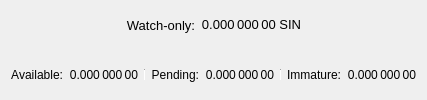
       <widget class="QWidget" name="widgetWatch" native="true">
        <layout class="QVBoxLayout" name="verticalLayout_4">
         <property name="spacing">
          <number>0</number>
         </property>
         <property name="topMargin">
          <number>0</number>
         </property>
         <property name="bottomMargin">
          <number>0</number>
         </property>
         <item>
          <widget class="QWidget" name="widgetWatchTotal" native="true">
           <layout class="QHBoxLayout" name="horizontalLayout_8">
            <property name="leftMargin">
             <number>0</number>
            </property>
            <property name="topMargin">
             <number>0</number>
            </property>
            <property name="rightMargin">
             <number>0</number>
            </property>
            <property name="bottomMargin">
             <number>0</number>
            </property>
            <item>
             <spacer name="horizontalSpacer_11">
              <property name="orientation">
               <enum>Qt::Horizontal</enum>
              </property>
              <property name="sizeHint" stdset="0">
               <size>
                <width>0</width>
                <height>20</height>
               </size>
              </property>
             </spacer>
            </item>
            <item>
             <widget class="QLabel" name="labelWatchonly">
              <property name="font">
               <font>
                <pointsize>10</pointsize>
               </font>
              </property>
              <property name="text">
               <string>Watch-only:</string>
              </property>
              <property name="alignment">
               <set>Qt::AlignRight|Qt::AlignTrailing|Qt::AlignVCenter</set>
              </property>
             </widget>
            </item>
            <item>
             <widget class="QLabel" name="labelWatchTotal">
              <property name="font">
               <font>
                <pointsize>10</pointsize>
               </font>
              </property>
              <property name="cursor">
               <cursorShape>IBeamCursor</cursorShape>
              </property>
              <property name="toolTip">
               <string>Current total balance in watch-only addresses</string>
              </property>
              <property name="text">
               <string notr="true">0.000 000 00 SIN</string>
              </property>
              <property name="alignment">
               <set>Qt::AlignRight|Qt::AlignTrailing|Qt::AlignVCenter</set>
              </property>
              <property name="textInteractionFlags">
               <set>Qt::LinksAccessibleByMouse|Qt::TextSelectableByMouse</set>
              </property>
             </widget>
            </item>
            <item>
             <spacer name="horizontalSpacer_12">
              <property name="orientation">
               <enum>Qt::Horizontal</enum>
              </property>
              <property name="sizeHint" stdset="0">
               <size>
                <width>0</width>
                <height>20</height>
               </size>
              </property>
             </spacer>
            </item>
           </layout>
          </widget>
         </item>
         <item>
          <layout class="QHBoxLayout" name="horizontalLayout_14">
           <property name="leftMargin">
            <number>0</number>
           </property>
           <property name="rightMargin">
            <number>0</number>
           </property>
           <item>
            <spacer name="horizontalSpacer_13">
             <property name="orientation">
              <enum>Qt::Horizontal</enum>
             </property>
             <property name="sizeHint" stdset="0">
              <size>
               <width>0</width>
               <height>20</height>
              </size>
             </property>
            </spacer>
           </item>
           <item>
            <widget class="QWidget" name="widgetWatchAvailable" native="true">
             <layout class="QHBoxLayout" name="horizontalLayout_9">
              <property name="leftMargin">
               <number>0</number>
              </property>
              <property name="topMargin">
               <number>0</number>
              </property>
              <property name="rightMargin">
               <number>0</number>
              </property>
              <property name="bottomMargin">
               <number>0</number>
              </property>
              <item>
               <widget class="QLabel" name="labelWatchAvailableText">
                <property name="text">
                 <string>Available:</string>
                </property>
                <property name="alignment">
                 <set>Qt::AlignRight|Qt::AlignTrailing|Qt::AlignVCenter</set>
                </property>
               </widget>
              </item>
              <item>
               <widget class="QLabel" name="labelWatchAvailable">
                <property name="cursor">
                 <cursorShape>IBeamCursor</cursorShape>
                </property>
                <property name="toolTip">
                 <string>Your current balance in watch-only addresses</string>
                </property>
                <property name="text">
                 <string notr="true">0.000 000 00</string>
                </property>
                <property name="alignment">
                 <set>Qt::AlignRight|Qt::AlignTrailing|Qt::AlignVCenter</set>
                </property>
                <property name="textInteractionFlags">
                 <set>Qt::LinksAccessibleByMouse|Qt::TextSelectableByMouse</set>
                </property>
               </widget>
              </item>
             </layout>
            </widget>
           </item>
           <item>
            <widget class="QWidget" name="widgetWatchPending" native="true">
             <layout class="QHBoxLayout" name="horizontalLayout_10">
              <property name="leftMargin">
               <number>6</number>
              </property>
              <property name="topMargin">
               <number>0</number>
              </property>
              <property name="rightMargin">
               <number>0</number>
              </property>
              <property name="bottomMargin">
               <number>0</number>
              </property>
              <item>
               <widget class="Line" name="vLine_4">
                <property name="maximumSize">
                 <size>
                  <width>1</width>
                  <height>12</height>
                 </size>
                </property>
                <property name="orientation">
                 <enum>Qt::Vertical</enum>
                </property>
               </widget>
              </item>
              <item>
               <widget class="QLabel" name="labelWatchPendingText">
                <property name="text">
                 <string>Pending:</string>
                </property>
                <property name="alignment">
                 <set>Qt::AlignRight|Qt::AlignTrailing|Qt::AlignVCenter</set>
                </property>
               </widget>
              </item>
              <item>
               <widget class="QLabel" name="labelWatchPending">
                <property name="cursor">
                 <cursorShape>IBeamCursor</cursorShape>
                </property>
                <property name="toolTip">
                 <string>Unconfirmed transactions to watch-only addresses</string>
                </property>
                <property name="text">
                 <string notr="true">0.000 000 00</string>
                </property>
                <property name="alignment">
                 <set>Qt::AlignRight|Qt::AlignTrailing|Qt::AlignVCenter</set>
                </property>
                <property name="textInteractionFlags">
                 <set>Qt::LinksAccessibleByMouse|Qt::TextSelectableByMouse</set>
                </property>
               </widget>
              </item>
             </layout>
            </widget>
           </item>
           <item>
            <widget class="QWidget" name="widgetWatchImmature" native="true">
             <layout class="QHBoxLayout" name="horizontalLayout_11">
              <property name="leftMargin">
               <number>6</number>
              </property>
              <property name="topMargin">
               <number>0</number>
              </property>
              <property name="rightMargin">
               <number>0</number>
              </property>
              <property name="bottomMargin">
               <number>0</number>
              </property>
              <item>
               <widget class="Line" name="vLine_5">
                <property name="maximumSize">
                 <size>
                  <width>1</width>
                  <height>12</height>
                 </size>
                </property>
                <property name="orientation">
                 <enum>Qt::Vertical</enum>
                </property>
               </widget>
              </item>
              <item>
               <widget class="QLabel" name="labelWatchImmatureText">
                <property name="text">
                 <string>Immature:</string>
                </property>
                <property name="alignment">
                 <set>Qt::AlignRight|Qt::AlignTrailing|Qt::AlignVCenter</set>
                </property>
               </widget>
              </item>
              <item>
               <widget class="QLabel" name="labelWatchImmature">
                <property name="cursor">
                 <cursorShape>IBeamCursor</cursorShape>
                </property>
                <property name="toolTip">
                 <string>Mined balance in watch-only addresses that has not yet matured</string>
                </property>
                <property name="text">
                 <string notr="true">0.000 000 00</string>
                </property>
                <property name="alignment">
                 <set>Qt::AlignRight|Qt::AlignTrailing|Qt::AlignVCenter</set>
                </property>
                <property name="textInteractionFlags">
                 <set>Qt::LinksAccessibleByMouse|Qt::TextSelectableByMouse</set>
                </property>
               </widget>
              </item>
             </layout>
            </widget>
           </item>
           <item>
            <spacer name="horizontalSpacer_14">
             <property name="orientation">
              <enum>Qt::Horizontal</enum>
             </property>
             <property name="sizeHint" stdset="0">
              <size>
               <width>0</width>
               <height>20</height>
              </size>
             </property>
            </spacer>
           </item>
          </layout>
         </item>
        </layout>
       </widget>
